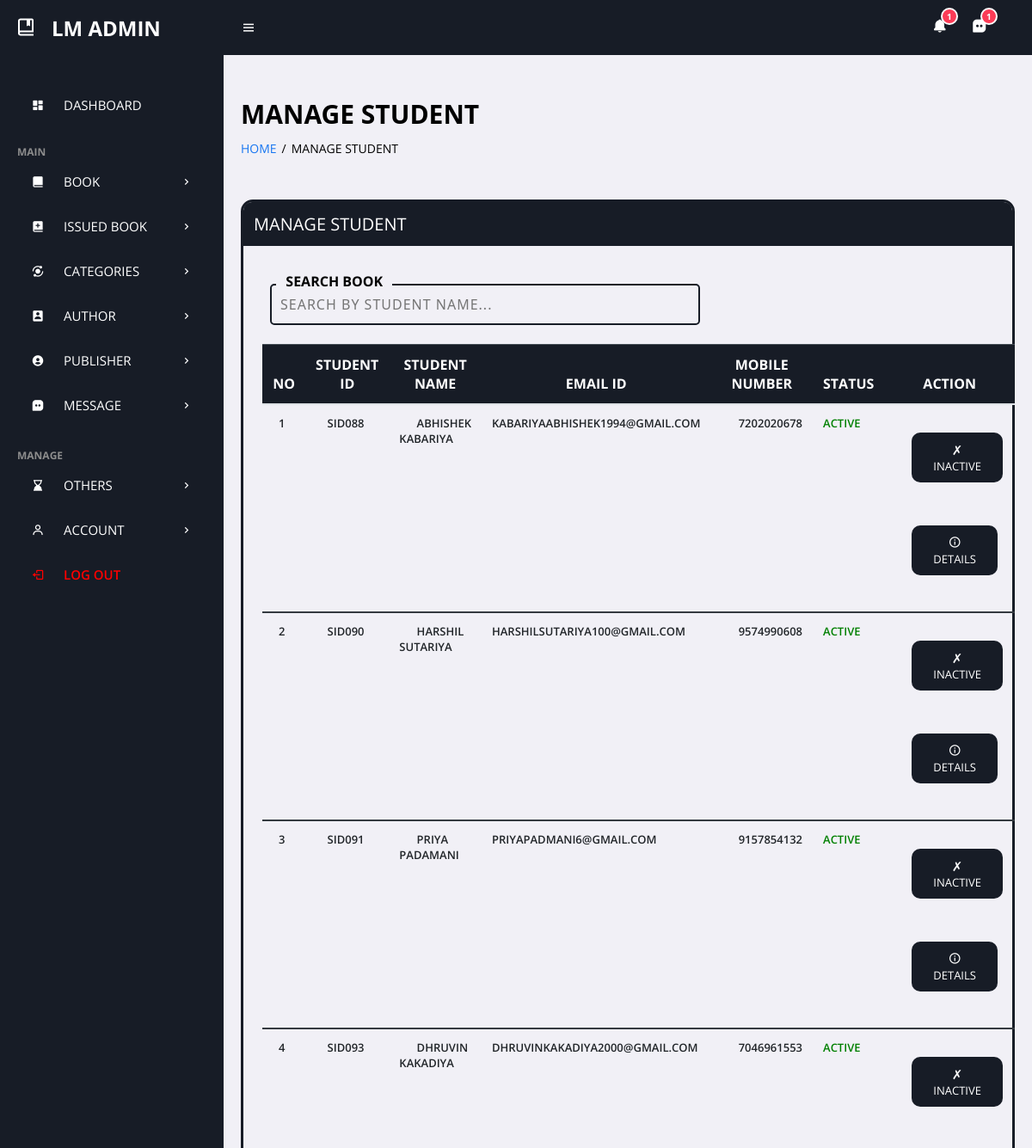
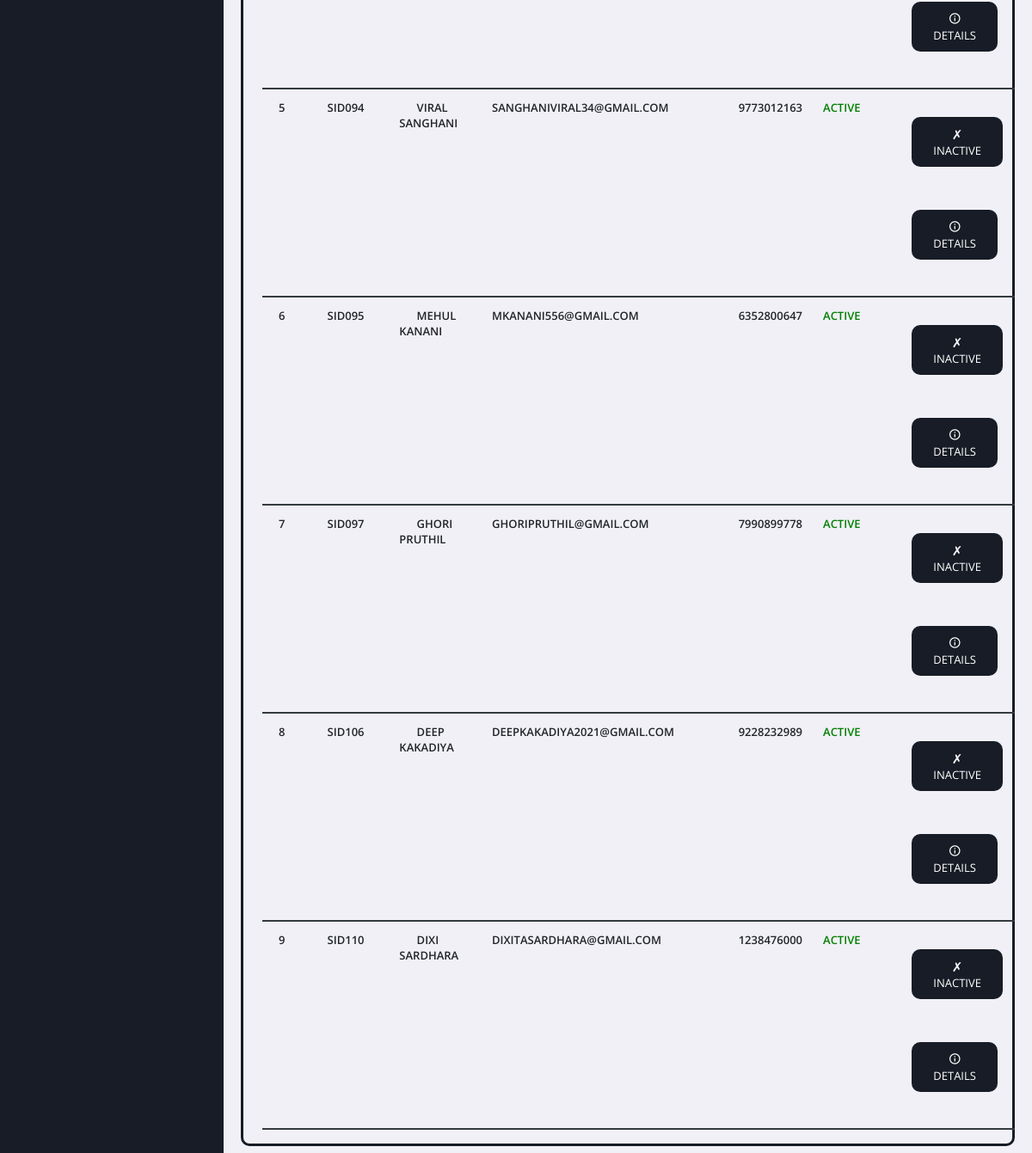
The app's page /admin/reg-students.php (signed in) with its own data (2 pictures, top to bottom).
### tables this page shows
CREATE TABLE `tblstudents` (
  `id` int(11) NOT NULL,
  `StudentId` varchar(100) DEFAULT NULL,
  `FullName` varchar(120) DEFAULT NULL,
  `EmailId` varchar(120) DEFAULT NULL,
  `otp` int(11) NOT NULL,
  `MobileNumber` char(11) DEFAULT NULL,
  `Password` varchar(120) DEFAULT NULL,
  `Status` int(1) DEFAULT NULL,
  `RegDate` timestamp NULL DEFAULT current_timestamp(),
  `UpdationDate` timestamp NULL DEFAULT NULL ON UPDATE current_timestamp()
);

### admin/reg-students.php (the view, shortened to what this page needs)
<?php
include('includes/config.php');
if(strlen($_SESSION['alogin'])==0)
    {
header('location:index.php');
}
else{
    ?>
<!DOCTYPE html>
<html xmlns="http://www.w3.org/1999/xhtml">
<?php include('includes/header.php');?>
<main>
    <h1 class="title">manage student</h1>
    <ul class="breadcrumbs">
        <li><a href="dashboard.php">Home</a></li>
        <li class="divider">/</li>
        <li><a href="reg-students.php" class="active">manage student</a></li>
    </ul>
    <div class="bigbox">
        <div class="box">
            <p>manage student</p>
        </div><br>
        <div style="margin-bottom: 20px; margin-left: 11px;">
            <div class="coolinput">
                <label for="input" class="text">&nbsp; SEARCH BOOK&nbsp;&nbsp;</label>
                <input class="input" id="searchInput" type="text" placeholder="SEARCH BY STUDENT NAME..."
                    autocomplete="off" onkeyup="filterTable()" />
            </div>
        </div>
        <table id="myTable" class="table">
            <thead class="table-dark">
                <tr>
                    <th>no</th>
                    <th>Student ID</th>
                    <th>Student Name</th>
                    <th>Email id </th>
                    <th>Mobile Number</th>
                    <th>Status</th>
                    <th>Action</th>
                </tr>
            </thead>
            <tbody>
                <?php $sql = "SELECT * from tblstudents";
$query = $dbh -> prepare($sql);
$query->execute();
$results=$query->fetchAll(PDO::FETCH_OBJ);
$cnt=1;
if($query->rowCount() > 0)
{
foreach($results as $result)
{               ?>
                <tr class="odd gradeX" style="font-size: 13px;">
                    <td class="center">&nbsp;&nbsp;<?php echo htmlentities($cnt);?></td>
                    <td class="center">&nbsp;&nbsp;&nbsp;&nbsp;<?php echo htmlentities($result->StudentId);?></td>
                    <td class="center">&nbsp;&nbsp;&nbsp;&nbsp;&nbsp;&nbsp;<?php echo htmlentities($result->FullName);?></td>
                    <td class="center"><?php echo htmlentities($result->EmailId);?></td>
                    <td class="center">&nbsp;&nbsp;&nbsp;&nbsp;&nbsp;&nbsp;<?php echo htmlentities($result->MobileNumber);?></td>
                    <td class="center">
                        <?php if($result->Status==1)
                        {
                            echo '<span style="color:green">' . htmlentities("Active") . '</span>';
                        } else {
                            echo '<span style="color:red">' . htmlentities("InActive") . '</span>';
                        }
                        ?></td>
                    <td class="center">
                        <?php if($result->Status==1)
 {?>
                        <a href="reg-students.php?inid=<?php echo htmlentities($result->id);?>"
                            onclick="return confirm('ARE YOU SURE TO BLOCK THIS STUDENT ?');">
                            <button class="bttn"style="font-size: 13px;"><p style="font-size: 15px;">&#10007;</p>  Inactive</button>
                            <?php } else {?>
                            <a href="reg-students.php?id=<?php echo htmlentities($result->id);?>"
                                onclick="return confirm('ARE YOU SURE TO ACTIVE THIS STUDENT ?');"><button
                                    class="bttn" style="font-size: 13px;"><p style="font-size: 15px;">&#10003;</p>  &nbsp;&nbsp;Active&nbsp;&nbsp;</button>
                                <?php } ?>
                                <a href="student-history.php?stdid=<?php echo htmlentities($result->StudentId);?>"><button
                                        class="bttn"style="font-size: 13px;"><p style="font-size: 15px;"><i class='bx bx-info-circle'></i></p> Details</button>
                    </td>
                </tr>
                <?php $cnt=$cnt+1;}} ?>
            </tbody>
        </table>
    </div>
</main>
</body>
</html>
<?php } ?>

### admin/assets/css/admin_style.css (style rules this page uses)
:root { --header-height: 2.5rem; --black-color: hsl(220, 24%, 12%); --black-color-light: hsl(220, 24%, 15%); --black-color-lighten: hsl(220, 20%, 18%); --white-color: #fff; --body-color: hsl(220, 100%, 97%); --body-font: "Montserrat", sans-serif; --normal-font-size: .938rem; --font-regular: 400; --font-semi-bold: 600; --z-tooltip: 10; --z-fixed: 100; }
@media screen and (min-width: 1024px) { :root { --normal-font-size: 1rem; } }
* { font-family: 'Open Sans', sans-serif; margin: 0; padding: 0; box-sizing: border-box; text-transform: uppercase !important; }
:root { --grey: #F1F0F6; --dark-grey: #8D8D8D; --light: #fff; --dark: #000; --green: #81D43A; --light-green: #E3FFCB; --blue: #1775F1; --light-blue: #D0E4FF; --dark-blue: #0C5FCD; --red: #FC3B56; }
html { overflow-x: hidden; }
body { background: var(--grey); overflow-x: hidden; }
a { text-decoration: none; }
li { list-style: none; }
main { width: 100%; padding: 24px 20px 20px 20px; }
main .title { font-size: 30px; font-weight: 600; margin-bottom: 10px; font-family: system-ui, -apple-system, BlinkMacSystemFont, 'Segoe UI', Roboto, Oxygen, Ubuntu, Cantarell, 'Open Sans', 'Helvetica Neue', sans-serif !important; }
main .breadcrumbs { display: flex; grid-gap: 6px; }
main .breadcrumbs li, main .breadcrumbs li a { font-size: 14px; }
main .breadcrumbs li a { color: var(--blue); }
main .breadcrumbs li a.active, main .breadcrumbs li.divider { color: black; pointer-events: none; }
.bigbox { border: 3px solid hsl(220, 24%, 12%); border-bottom-left-radius: 10px; border-bottom-right-radius: 10px; border-top-left-radius: 14px; border-top-right-radius: 14px; width: auto; height: auto; margin-top: 50px; }
.box { border: 2px solid hsl(220, 24%, 12%); border-top-left-radius: 10px; border-top-right-radius: 10px; width: auto; height: auto; background-color: hsl(220, 24%, 12%); color: white; padding: 10px; font-family: system-ui, -apple-system, BlinkMacSystemFont, 'Segoe UI', Roboto, Oxygen, Ubuntu, Cantarell, 'Open Sans', 'Helvetica Neue', sans-serif !important; font-size: 20px; padding-bottom: 10px; }
.coolinput { display: flex; flex-direction: column; width: fit-content; position: static; max-width: 240px; margin-left: 20px; }
.coolinput label.text { font-size: 1rem; color: black; font-weight: 700; position: relative; top: 0.5rem; margin: 0 0 0 7px; padding: 0 3px; background: var(--grey); width: fit-content; }
.coolinput input[type=text].input { padding: 11px 10px; font-size: 1rem; border: 2px var(--black-color) solid; border-radius: 5px; background: var(--grey) !important; color: black; width: 500px; font-weight: 500; font-family: system-ui, -apple-system, BlinkMacSystemFont, 'Segoe UI', Roboto, Oxygen, Ubuntu, Cantarell, 'Open Sans', 'Helvetica Neue', sans-serif; letter-spacing: 1px; }
button.bttn { background-color: var(--black-color); border: none; color: white; text-align: center; text-decoration: none; display: inline-block; font-size: 16px; margin: 4px 2px; cursor: pointer; text-transform: uppercase; padding: 10px 25px; border-radius: 10px; margin-left: 20px; margin-top: 20px; margin-bottom: 30px; }
table { border-collapse: collapse; }
.table { width: 95%; margin-bottom: 1rem; color: #212529; margin-left: 2.5% !important; margin-top: 2.5% !important; }
.table td, .table th { padding: .75rem; vertical-align: top; border-top: 1px solid #dee2e6; }
.table thead th { vertical-align: bottom; border-bottom: 2px solid #dee2e6; }
.table-dark, .table-dark>td, .table-dark>th { background-color: #c6c8ca; }
.table-dark tbody+tbody, .table-dark td, .table-dark th, .table-dark thead th { border-color: #95999c; }
.table-dark { color: #fff; background-color: #343a40; }
.table-dark td, .table-dark th, .table-dark thead th { border-color: #454d55; }
tbody tr { border-bottom: 2px solid #343a40; }
.table-dark { background-color: var(--black-color) !important; }
tr.odd.gradeX { font-weight: 600; }

### records on screen
tblstudents: StudentId "SID088", FullName "ABHISHEK KABARIYA", EmailId "KABARIYAABHISHEK1994@GMAIL.COM", MobileNumber "7202020678"
tblstudents: StudentId "SID090", FullName "HARSHIL SUTARIYA", EmailId "HARSHILSUTARIYA100@GMAIL.COM", MobileNumber "9574990608"
tblstudents: StudentId "SID091", FullName "PRIYA PADAMANI", EmailId "PRIYAPADMANI6@GMAIL.COM", MobileNumber "9157854132"
tblstudents: StudentId "SID093", FullName "DHRUVIN KAKADIYA", EmailId "DHRUVINKAKADIYA2000@GMAIL.COM", MobileNumber "7046961553"
tblstudents: StudentId "SID094", FullName "VIRAL SANGHANI", EmailId "SANGHANIVIRAL34@GMAIL.COM", MobileNumber "9773012163"
tblstudents: StudentId "SID095", FullName "MEHUL KANANI", EmailId "MKANANI556@GMAIL.COM", MobileNumber "6352800647"
tblstudents: StudentId "SID097", FullName "GHORI PRUTHIL", EmailId "GHORIPRUTHIL@GMAIL.COM", MobileNumber "7990899778"
tblstudents: StudentId "SID106", FullName "DEEP KAKADIYA", EmailId "DEEPKAKADIYA2021@GMAIL.COM", MobileNumber "9228232989"
tblstudents: StudentId "SID110", FullName "DIXI SARDHARA", EmailId "DIXITASARDHARA@GMAIL.COM", MobileNumber "1238476000"

### other values on screen
$counthelp "1"
$countmessage "1"
